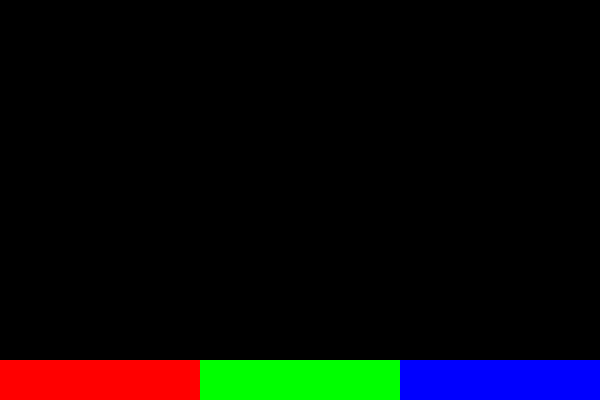
Frame 1 (no input)
Frame 60 (no input): identical to frame 1, image omitted
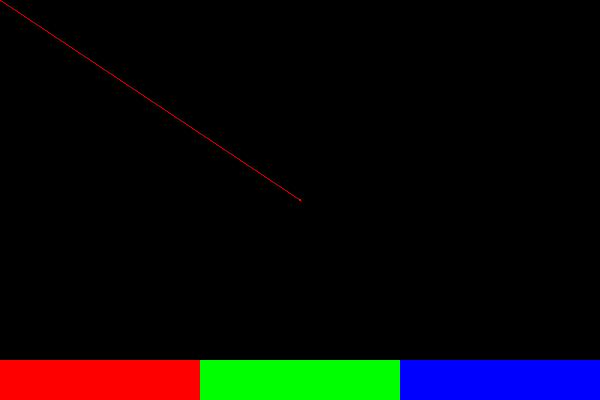
Frame 120 (the mouse pressed at the canvas centre since frame 60)

The p5.js sketch that drew these frames (run headless with seeded random() and noise() and a simulated clock; from frame 60 on, the mouse is pressed at the canvas centre):

// p5.js sketch
// ── sketch.js
// Include a tool palette: buttons for picking different colors, size, stroke, rotation
var paintColor;

function setup(){
  createCanvas(600, 400);
  background(0);
  
  paintColor = color(255, 0, 0);
  
  
}

function draw(){
  if(mouseIsPressed){
    //Set the stroke color
    stroke(paintColor);

    //Draw a line from the previous mouse position to the current mouse position
    line(pmouseX, pmouseY, mouseX, mouseY);

  }

  //TOOL PALETTE
  noStroke();
  //RED
  fill(255, 0, 0);
  rect(0, 360, 200, 40);

  //GREEN
  fill(0, 255, 0);
  rect(200, 360, 200, 40);//G

  //BLUE
  fill(0, 0, 255);
  rect(400, 360, 200, 40);//B
  
 

}

function mousePressed(){
  if(360 < mouseY){
    if( 0 < mouseX && mouseX < 200) {
        //mouse is over the RED square
        paintColor = color(255, 0, 0);
    }
    else if(200 < mouseX && mouseX < 400 ){
      //mouse is over the GREEN square
      paintColor = color(0, 255, 0);

    }
    else if(400 < mouseX && mouseX < 600 ){
      paintColor = color(0, 0, 255);
    }
   
  }

}
